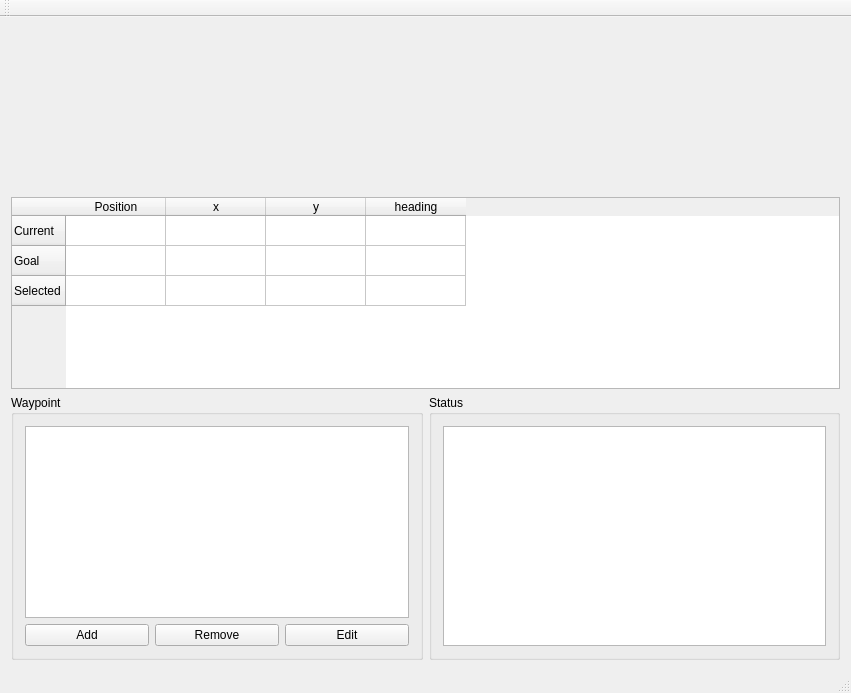
<?xml version="1.0" encoding="UTF-8"?>
<ui version="4.0">
 <class>RoverControlCenter</class>
 <widget class="QMainWindow" name="RoverControlCenter">
  <property name="geometry">
   <rect>
    <x>0</x>
    <y>0</y>
    <width>851</width>
    <height>693</height>
   </rect>
  </property>
  <property name="windowTitle">
   <string>RoverControlCenter</string>
  </property>
  <widget class="QWidget" name="centralWidget">
   <layout class="QHBoxLayout" name="horizontalLayout_3">
    <item>
     <layout class="QVBoxLayout" name="verticalLayout_3">
      <item>
       <layout class="QVBoxLayout" name="verticalLayout_7">
        <item>
         <widget class="QWidget" name="rightcam" native="true"/>
        </item>
        <item>
         <widget class="QWidget" name="leftcam" native="true">
          <layout class="QVBoxLayout" name="verticalLayout_8">
           <item>
            <spacer name="verticalSpacer">
             <property name="orientation">
              <enum>Qt::Vertical</enum>
             </property>
             <property name="sizeHint" stdset="0">
              <size>
               <width>20</width>
               <height>38</height>
              </size>
             </property>
            </spacer>
           </item>
          </layout>
         </widget>
        </item>
       </layout>
      </item>
      <item>
       <layout class="QVBoxLayout" name="verticalLayout_5">
        <item>
         <widget class="QWidget" name="map" native="true">
          <layout class="QHBoxLayout" name="horizontalLayout_5">
           <item>
            <spacer name="verticalSpacer_2">
             <property name="orientation">
              <enum>Qt::Vertical</enum>
             </property>
             <property name="sizeHint" stdset="0">
              <size>
               <width>20</width>
               <height>39</height>
              </size>
             </property>
            </spacer>
           </item>
          </layout>
         </widget>
        </item>
       </layout>
      </item>
      <item>
       <widget class="QTableWidget" name="tableWidget_2">
        <row>
         <property name="text">
          <string>Current</string>
         </property>
        </row>
        <row>
         <property name="text">
          <string>Goal</string>
         </property>
        </row>
        <row>
         <property name="text">
          <string>Selected</string>
         </property>
        </row>
        <column>
         <property name="text">
          <string>Position</string>
         </property>
        </column>
        <column>
         <property name="text">
          <string>x</string>
         </property>
        </column>
        <column>
         <property name="text">
          <string>y</string>
         </property>
        </column>
        <column>
         <property name="text">
          <string>heading</string>
         </property>
        </column>
        <item row="0" column="0">
         <property name="text">
          <string/>
         </property>
        </item>
       </widget>
      </item>
      <item>
       <layout class="QHBoxLayout" name="horizontalLayout_2">
        <item>
         <widget class="QGroupBox" name="Waypoints">
          <property name="title">
           <string>Waypoint</string>
          </property>
          <layout class="QVBoxLayout" name="verticalLayout_6">
           <item>
            <layout class="QVBoxLayout" name="verticalLayout_4">
             <item>
              <widget class="QTableWidget" name="tableWidget"/>
             </item>
             <item>
              <layout class="QHBoxLayout" name="horizontalLayout">
               <property name="topMargin">
                <number>0</number>
               </property>
               <item>
                <widget class="QPushButton" name="pushButton_3">
                 <property name="text">
                  <string>Add</string>
                 </property>
                </widget>
               </item>
               <item>
                <widget class="QPushButton" name="pushButton">
                 <property name="text">
                  <string>Remove</string>
                 </property>
                </widget>
               </item>
               <item>
                <widget class="QPushButton" name="pushButton_2">
                 <property name="text">
                  <string>Edit</string>
                 </property>
                </widget>
               </item>
              </layout>
             </item>
            </layout>
           </item>
          </layout>
         </widget>
        </item>
        <item>
         <widget class="QGroupBox" name="groupBox">
          <property name="title">
           <string>Status</string>
          </property>
          <layout class="QHBoxLayout" name="horizontalLayout_6">
           <item>
            <widget class="QListWidget" name="listWidget"/>
           </item>
          </layout>
         </widget>
        </item>
       </layout>
      </item>
     </layout>
    </item>
   </layout>
  </widget>
  <widget class="QMenuBar" name="menuBar">
   <property name="geometry">
    <rect>
     <x>0</x>
     <y>0</y>
     <width>851</width>
     <height>25</height>
    </rect>
   </property>
  </widget>
  <widget class="QToolBar" name="mainToolBar">
   <attribute name="toolBarArea">
    <enum>TopToolBarArea</enum>
   </attribute>
   <attribute name="toolBarBreak">
    <bool>false</bool>
   </attribute>
  </widget>
  <widget class="QStatusBar" name="statusBar"/>
 </widget>
 <layoutdefault spacing="6" margin="11"/>
 <resources/>
 <connections/>
</ui>
